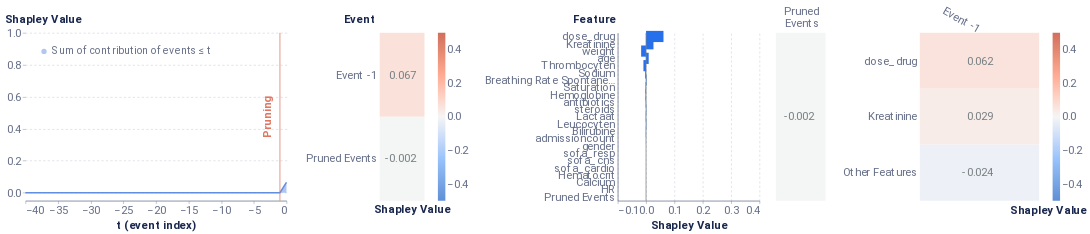

The notebook cell this image was saved under:
### Code cell
import shap
from timeshap.explainer import local_report
# change father class in source code from 'Kernel' to 'KernelExplainer'

pruning_dict = {'tol': 0.025}
event_dict = {'rs': 42, 'nsamples': 281}
feature_dict = {'rs': 42, 'nsamples': 281, 'feature_names': train_features, 'plot_features': plot_feats}
cell_dict = {'rs': 42, 'nsamples': 281, 'top_x_feats': 2, 'top_x_events': 2}
local_report(f_hs, pos_x_data, pruning_dict, event_dict, feature_dict, cell_dict, average_event, entity_uuid=positive_correct_id, entity_col='admissionid')

### Figure 1 — Vega-Lite specification as saved in the notebook (floating-point values rounded to 4 significant figures)
{"config": {"axis": {"domain": true, "domainColor": "#666F89", "grid": false, "gridCap": "round", "gridColor": "#B3B7C4", "gridDash": [2, 4], "gridWidth": 0.5, "labelColor": "#666F89", "labelFont": "Roboto, Arial, sans-serif", "labelPadding": 2, "tickColor": "#666F89", "tickOpacity": 0.5, "tickSize": 4, "titleColor": "#19274E", "titleFont": "Roboto, Arial, sans-serif", "titleFontSize": 12}, "axisBand": {"domain": true, "labelPadding": 4, "ticks": false}, "axisY": {"domain": false, "titleAlign": "left", "titleAngle": 0, "titleX": -20, "titleY": -10}, "legend": {"labelColor": "#666F89", "labelFont": "Roboto, Arial, sans-serif", "labelFontSize": 12, "symbolSize": 40, "titleColor": "#19274E", "titleFont": "Roboto, Arial, sans-serif", "titleFontSize": 12, "titlePadding": 4}, "arc": {"stroke": "#FFFFFF", "strokeWidth": 1}, "bar": {"fill": "#2770EB", "stroke": null}, "line": {"stroke": "#2770EB", "strokeWidth": 2}, "path": {"stroke": "#2770EB", "strokeWidth": 0.5}, "point": {"fill": "#2770EB", "shape": "circle", "filled": true}, "rect": {"fill": "#2770EB"}, "rule": {"stroke": "#666F89"}, "shape": {"stroke": "#2770EB"}, "text": {"color": "#19274E", "font": "Roboto, Arial, sans-serif", "fontSize": 12}, "range": {"category": ["#2770EB", "#77B98A", "#DA5252", "#FFC400", "#A87AEA", "#00A39E", "#19274E"], "diverging": ["#006360", "#2BB3AE", "#96D9D7", "#FFFFFF", "#EDAAAA", "#DA5252", "#811D1D"], "heatmap": ["#18448F", "#1B4EA5", "#2770EB", "#4C88EE", "#82ACF3", "#A6C4F7", "#E9F1FD"], "ramp": ["#18448F", "#1B4EA5", "#2770EB", "#4C88EE", "#82ACF3", "#A6C4F7", "#E9F1FD"]}, "background": "#FFFFFF", "group": {"fill": "#FFFFFF"}, "header": {"labelColor": "#19274E", "labelFont": "Roboto, Arial, sans-serif", "labelFontSize": 12, "titleColor": "#19274E", "titleFont": "Roboto, Arial, sans-serif", "titleFontSize": 16}, "title": {"anchor": "start", "color": "#19274E", "font": "Roboto, Arial, sans-serif", "fontSize": 20, "fontWeight": "bold", "offset": 20, "subtitleColor": "#19274E", "subtitleFontSize": 16}, "view": {"continuousHeight": 300, "continuousWidth": 400, "stroke": "transparent"}}, "hconcat": [{"layer": [{"mark": {"type": "area", "opacity": 0.5}, "encoding": {"color": {"field": "Coalition", "legend": {"fillColor": "white", "labelFontSize": 14, "labelLimit": 0, "orient": "top-left", "symbolSize": 50, "symbolStrokeWidth": 0, "title": null}, "scale": {"domain": ["Sum of contribution of events ≤ t"], "range": ["#618FE0"]}, "type": "nominal"}, "x": {"axis": {"labelFontSize": 15, "title": "t (event index)", "titleFontSize": 15}, "field": "t (event index)", "type": "quantitative"}, "y": {"axis": {"grid": true, "labelFontSize": 15, "titleFontSize": 15, "titleX": -28}, "field": "Shapley Value", "scale": {"domain": [-0.05, 1]}, "type": "quantitative"}}}, {"mark": "line", "encoding": {"color": {"field": "Coalition", "legend": {"fillColor": "white", "labelFontSize": 14, "labelLimit": 0, "orient": "top-left", "symbolSize": 50, "symbolStrokeWidth": 0, "title": null}, "scale": {"domain": ["Sum of contribution of events ≤ t"], "range": ["#618FE0"]}, "type": "nominal"}, "x": {"axis": {"labelFontSize": 15, "title": "t (event index)", "titleFontSize": 15}, "field": "t (event index)", "type": "quantitative"}, "y": {"axis": {"grid": true, "labelFontSize": 15, "titleFontSize": 15, "titleX": -28}, "field": "Shapley Value", "scale": {"domain": [-0.05, 1]}, "type": "quantitative"}}}, {"data": {"name": "data-a78e7365baaeffdc97857c4e82cc8124"}, "mark": {"type": "rule", "color": "#E17560"}, "encoding": {"x": {"field": "x", "type": "quantitative"}}}, {"data": {"name": "data-c1d76f8e2a7238ada1f530b85ecb2589"}, "mark": {"type": "text", "angle": 270, "color": "#E17560", "fontSize": 15, "fontWeight": "bold", "text": "Pruning"}, "encoding": {"x": {"field": "x", "type": "quantitative"}}}], "data": {"name": "data-5c6729d34007ac405aba4ba8a72e7f5e"}, "height": 225, "width": 350}, {"layer": [{"mark": "rect", "encoding": {"color": {"field": "rounded", "legend": {"gradientLength": 225, "gradientThickness": 10, "labelFontSize": 15, "orient": "right"}, "scale": {"domain": [-0.5, 0.5], "range": ["#5f8fd6", "#99c3fb", "#f5f5f5", "#ffaa92", "#d16f5b"]}, "title": null, "type": "quantitative"}, "x": {"axis": {"title": "Shapley Value", "titleFontSize": 15}, "field": "column", "type": "ordinal"}, "y": {"axis": {"domain": false, "labelFontSize": 15, "title": "Event", "titleFontSize": 15, "titleX": -49}, "field": "Feature", "sort": ["Event -1", "Pruned Events"], "type": "ordinal"}}}, {"mark": {"type": "text", "align": "right", "baseline": "middle", "color": "#798184", "dx": 18, "fontSize": 15}, "encoding": {"text": {"field": "rounded_str", "type": "nominal"}, "x": {"axis": {"domain": false, "labels": false, "title": "Shapley Value", "titleX": 43}, "field": "column", "type": "ordinal"}, "y": {"axis": {"domain": false, "labelFontSize": 15, "title": "Event", "titleFontSize": 15, "titleX": -49}, "field": "Feature", "sort": ["Event -1", "Pruned Events"], "type": "ordinal"}}}], "data": {"name": "data-e310aa7ce49a24d5ab1edd268a197f15"}, "height": 225, "width": 60}, {"layer": [{"data": {"name": "data-8782a6cc2e55f651c1cfce59fbc4bbfc"}, "mark": {"type": "bar", "size": 15, "thickness": 1}, "encoding": {"x": {"axis": {"grid": true, "labelFontSize": 15, "title": "Shapley Value", "titleFontSize": 15}, "field": "Shapley Value", "scale": {"domain": [-0.1, 0.4]}, "type": "quantitative"}, "y": {"axis": {"labelFontSize": 15, "title": "Feature", "titleFontSize": 15, "titleX": -61}, "field": "Feature", "sort": {"field": "sort_col", "order": "descending"}, "type": "nominal"}}}, {"data": {"name": "data-9c00aa9dc2b1c1a0b4bf9b34ead12925"}, "mark": {"type": "rule", "color": "#798184"}, "encoding": {"x": {"field": "x", "type": "quantitative"}}}], "height": 225, "width": 190}, {"hconcat": [{"layer": [{"mark": "rect", "encoding": {"color": {"field": "rounded", "legend": null, "scale": {"domain": [-0.5, 0.5], "range": ["#5f8fd6", "#99c3fb", "#f5f5f5", "#ffaa92", "#d16f5b"]}, "title": null, "type": "quantitative"}, "x": {"axis": {"titleFontSize": 15}, "field": "Event", "type": "nominal"}, "y": {"axis": {"domain": false, "labels": false, "title": null}, "field": "Feature", "type": "nominal"}}}, {"mark": {"type": "text", "align": "right", "baseline": "middle", "color": "#798184", "dx": 18, "fontSize": 15}, "encoding": {"text": {"field": "rounded_str", "type": "nominal"}, "x": {"axis": {"domain": false, "labelAngle": 0, "labelFontSize": 15, "labelOffset": 24, "labelPadding": 30, "orient": "top", "title": null}, "field": "Event", "type": "nominal"}, "y": {"axis": {"domain": false, "labels": false, "title": null}, "field": "Feature", "type": "nominal"}}}], "data": {"name": "data-2e895ae92230447103580e023b54ca48"}, "height": 225, "width": 66.67}, {"layer": [{"mark": "rect", "encoding": {"color": {"field": "rounded", "legend": {"gradientLength": 225, "gradientThickness": 10, "labelFontSize": 15, "orient": "right"}, "scale": {"domain": [-0.5, 0.5], "range": ["#5f8fd6", "#99c3fb", "#f5f5f5", "#ffaa92", "#d16f5b"]}, "title": null, "type": "quantitative"}, "x": {"axis": {"titleFontSize": 15}, "field": "Event", "sort": ["Event -1"], "type": "nominal"}, "y": {"axis": {"domain": false, "labelFontSize": 15, "title": null}, "field": "Feature", "sort": ["dose_drug", "Kreatinine"], "type": "nominal"}}}, {"mark": {"type": "text", "align": "right", "baseline": "middle", "color": "#798184", "dx": 18, "fontSize": 15}, "encoding": {"text": {"field": "rounded_str", "type": "nominal"}, "x": {"axis": {"domain": false, "labelAngle": 30, "labelFontSize": 15, "orient": "top", "title": "Shapley Value", "titleX": 172, "titleY": 245}, "field": "Event", "sort": ["Event -1"], "type": "nominal"}, "y": {"axis": {"domain": false, "labelFontSize": 15, "title": null}, "field": "Feature", "sort": ["dose_drug", "Kreatinine"], "type": "nominal"}}}], "data": {"name": "data-76c65587abef8151b1c86a9592e036b2"}, "height": 225, "width": 160}], "resolve": {"scale": {"color": "independent"}}}], "resolve": {"scale": {"color": "independent"}}, "$schema": "https://vega.github.io/schema/vega-lite/v4.17.0.json", "datasets": {"data-5c6729d34007ac405aba4ba8a72e7f5e": [{"Coalition": "Sum of contribution of events > t", "t (event index)": 0, "Shapley Value": 0.0}, {"Coalition": "Sum of contribution of events ≤ t", "t (event index)": 0, "Shapley Value": 0.06501}, {"Coalition": "Sum of contribution of events > t", "t (event index)": -1, "Shapley Value": 0.06501}, {"Coalition": "Sum of contribution of events ≤ t", "t (event index)": -1, "Shapley Value": 0.0}, {"Coalition": "Sum of contribution of events > t", "t (event index)": -2, "Shapley Value": 0.06501}, {"Coalition": "Sum of contribution of events ≤ t", "t (event index)": -2, "Shapley Value": 0.0}, {"Coalition": "Sum of contribution of events > t", "t (event index)": -3, "Shapley Value": 0.06501}, {"Coalition": "Sum of contribution of events ≤ t", "t (event index)": -3, "Shapley Value": 0.0}, {"Coalition": "Sum of contribution of events > t", "t (event index)": -4, "Shapley Value": 0.06501}, {"Coalition": "Sum of contribution of events ≤ t", "t (event index)": -4, "Shapley Value": 0.0}, {"Coalition": "Sum of contribution of events > t", "t (event index)": -5, "Shapley Value": 0.06501}, {"Coalition": "Sum of contribution of events ≤ t", "t (event index)": -5, "Shapley Value": 0.0}, {"Coalition": "Sum of contribution of events > t", "t (event index)": -6, "Shapley Value": 0.06501}, {"Coalition": "Sum of contribution of events ≤ t", "t (event index)": -6, "Shapley Value": 0.0}, {"Coalition": "Sum of contribution of events > t", "t (event index)": -7, "Shapley Value": 0.06501}, {"Coalition": "Sum of contribution of events ≤ t", "t (event index)": -7, "Shapley Value": 0.0}, {"Coalition": "Sum of contribution of events > t", "t (event index)": -8, "Shapley Value": 0.06501}, {"Coalition": "Sum of contribution of events ≤ t", "t (event index)": -8, "Shapley Value": 0.0}, {"Coalition": "Sum of contribution of events > t", "t (event index)": -9, "Shapley Value": 0.06501}, {"Coalition": "Sum of contribution of events ≤ t", "t (event index)": -9, "Shapley Value": 0.0}, {"Coalition": "Sum of contribution of events > t", "t (event index)": -10, "Shapley Value": 0.06501}, {"Coalition": "Sum of contribution of events ≤ t", "t (event index)": -10, "Shapley Value": 0.0}, {"Coalition": "Sum of contribution of events > t", "t (event index)": -11, "Shapley Value": 0.06501}, {"Coalition": "Sum of contribution of events ≤ t", "t (event index)": -11, "Shapley Value": 0.0}, {"Coalition": "Sum of contribution of events > t", "t (event index)": -12, "Shapley Value": 0.06501}, {"Coalition": "Sum of contribution of events ≤ t", "t (event index)": -12, "Shapley Value": 0.0}, {"Coalition": "Sum of contribution of events > t", "t (event index)": -13, "Shapley Value": 0.06501}, {"Coalition": "Sum of contribution of events ≤ t", "t (event index)": -13, "Shapley Value": 0.0}, {"Coalition": "Sum of contribution of events > t", "t (event index)": -14, "Shapley Value": 0.06501}, {"Coalition": "Sum of contribution of events ≤ t", "t (event index)": -14, "Shapley Value": 0.0}, {"Coalition": "Sum of contribution of events > t", "t (event index)": -15, "Shapley Value": 0.06501}, {"Coalition": "Sum of contribution of events ≤ t", "t (event index)": -15, "Shapley Value": 0.0}, {"Coalition": "Sum of contribution of events > t", "t (event index)": -16, "Shapley Value": 0.06501}, {"Coalition": "Sum of contribution of events ≤ t", "t (event index)": -16, "Shapley Value": 0.0}, {"Coalition": "Sum of contribution of events > t", "t (event index)": -17, "Shapley Value": 0.06501}, {"Coalition": "Sum of contribution of events ≤ t", "t (event index)": -17, "Shapley Value": 0.0}, {"Coalition": "Sum of contribution of events > t", "t (event index)": -18, "Shapley Value": 0.06501}, {"Coalition": "Sum of contribution of events ≤ t", "t (event index)": -18, "Shapley Value": 0.0}, {"Coalition": "Sum of contribution of events > t", "t (event index)": -19, "Shapley Value": 0.06501}, {"Coalition": "Sum of contribution of events ≤ t", "t (event index)": -19, "Shapley Value": 0.0}, {"Coalition": "Sum of contribution of events > t", "t (event index)": -20, "Shapley Value": 0.06501}, {"Coalition": "Sum of contribution of events ≤ t", "t (event index)": -20, "Shapley Value": 0.0}, {"Coalition": "Sum of contribution of events > t", "t (event index)": -21, "Shapley Value": 0.06501}, {"Coalition": "Sum of contribution of events ≤ t", "t (event index)": -21, "Shapley Value": 0.0}, {"Coalition": "Sum of contribution of events > t", "t (event index)": -22, "Shapley Value": 0.06501}, {"Coalition": "Sum of contribution of events ≤ t", "t (event index)": -22, "Shapley Value": 0.0}, {"Coalition": "Sum of contribution of events > t", "t (event index)": -23, "Shapley Value": 0.06501}, {"Coalition": "Sum of contribution of events ≤ t", "t (event index)": -23, "Shapley Value": 0.0}, {"Coalition": "Sum of contribution of events > t", "t (event index)": -24, "Shapley Value": 0.06501}, {"Coalition": "Sum of contribution of events ≤ t", "t (event index)": -24, "Shapley Value": 0.0}, {"Coalition": "Sum of contribution of events > t", "t (event index)": -25, "Shapley Value": 0.06501}, {"Coalition": "Sum of contribution of events ≤ t", "t (event index)": -25, "Shapley Value": 0.0}, {"Coalition": "Sum of contribution of events > t", "t (event index)": -26, "Shapley Value": 0.06501}, {"Coalition": "Sum of contribution of events ≤ t", "t (event index)": -26, "Shapley Value": 0.0}, {"Coalition": "Sum of contribution of events > t", "t (event index)": -27, "Shapley Value": 0.06501}, {"Coalition": "Sum of contribution of events ≤ t", "t (event index)": -27, "Shapley Value": 0.0}, {"Coalition": "Sum of contribution of events > t", "t (event index)": -28, "Shapley Value": 0.06501}, {"Coalition": "Sum of contribution of events ≤ t", "t (event index)": -28, "Shapley Value": 0.0}, {"Coalition": "Sum of contribution of events > t", "t (event index)": -29, "Shapley Value": 0.06501}, {"Coalition": "Sum of contribution of events ≤ t", "t (event index)": -29, "Shapley Value": 0.0}, {"Coalition": "Sum of contribution of events > t", "t (event index)": -30, "Shapley Value": 0.06501}, {"Coalition": "Sum of contribution of events ≤ t", "t (event index)": -30, "Shapley Value": 0.0}, {"Coalition": "Sum of contribution of events > t", "t (event index)": -31, "Shapley Value": 0.06501}, {"Coalition": "Sum of contribution of events ≤ t", "t (event index)": -31, "Shapley Value": 0.0}, {"Coalition": "Sum of contribution of events > t", "t (event index)": -32, "Shapley Value": 0.06501}, {"Coalition": "Sum of contribution of events ≤ t", "t (event index)": -32, "Shapley Value": 0.0}, {"Coalition": "Sum of contribution of events > t", "t (event index)": -33, "Shapley Value": 0.06501}, {"Coalition": "Sum of contribution of events ≤ t", "t (event index)": -33, "Shapley Value": 0.0}, {"Coalition": "Sum of contribution of events > t", "t (event index)": -34, "Shapley Value": 0.06501}, {"Coalition": "Sum of contribution of events ≤ t", "t (event index)": -34, "Shapley Value": 0.0}, {"Coalition": "Sum of contribution of events > t", "t (event index)": -35, "Shapley Value": 0.06501}, {"Coalition": "Sum of contribution of events ≤ t", "t (event index)": -35, "Shapley Value": 0.0}, {"Coalition": "Sum of contribution of events > t", "t (event index)": -36, "Shapley Value": 0.06501}, {"Coalition": "Sum of contribution of events ≤ t", "t (event index)": -36, "Shapley Value": 0.0}, {"Coalition": "Sum of contribution of events > t", "t (event index)": -37, "Shapley Value": 0.06501}, {"Coalition": "Sum of contribution of events ≤ t", "t (event index)": -37, "Shapley Value": 0.0}, {"Coalition": "Sum of contribution of events > t", "t (event index)": -38, "Shapley Value": 0.06501}, {"Coalition": "Sum of contribution of events ≤ t", "t (event index)": -38, "Shapley Value": 0.0}, {"Coalition": "Sum of contribution of events > t", "t (event index)": -39, "Shapley Value": 0.06501}, {"Coalition": "Sum of contribution of events ≤ t", "t (event index)": -39, "Shapley Value": 0.0}, {"Coalition": "Sum of contribution of events > t", "t (event index)": -40, "Shapley Value": 0.06501}, {"Coalition": "Sum of contribution of events ≤ t", "t (event index)": -40, "Shapley Value": 0.0}], "data-a78e7365baaeffdc97857c4e82cc8124": [{"x": -1}], "data-c1d76f8e2a7238ada1f530b85ecb2589": [{"x": -3}], "data-e310aa7ce49a24d5ab1edd268a197f15": [{"Shapley Value": 0.06665, "Feature": "Event -1", "row": 1, "column": 1, "rounded": 0.067, "rounded_str": "0.067"}, {"Shapley Value": -0.001642, "Feature": "Pruned Events", "row": 2, "column": 1, "rounded": -0.002, "rounded_str": "-0.002"}], "data-8782a6cc2e55f651c1cfce59fbc4bbfc": [{"Random seed": 42, "NSamples": 281, "Feature": "steroids", "Shapley Value": 0.001011, "sort_col": 0.001011}, {"Random seed": 42, "NSamples": 281, "Feature": "antibiotics", "Shapley Value": -0.001143, "sort_col": 0.001143}, {"Random seed": 42, "NSamples": 281, "Feature": "admissioncount", "Shapley Value": -0.0003225, "sort_col": 0.0003225}, {"Random seed": 42, "NSamples": 281, "Feature": "gender", "Shapley Value": 0.0, "sort_col": 0.0}, {"Random seed": 42, "NSamples": 281, "Feature": "age", "Shapley Value": 0.009397, "sort_col": 0.009397}, {"Random seed": 42, "NSamples": 281, "Feature": "weight", "Shapley Value": -0.01728, "sort_col": 0.01728}, {"Random seed": 42, "NSamples": 281, "Feature": "sofa_resp", "Shapley Value": 0.0, "sort_col": 0.0}, {"Random seed": 42, "NSamples": 281, "Feature": "sofa_cns", "Shapley Value": 0.0, "sort_col": 0.0}, {"Random seed": 42, "NSamples": 281, "Feature": "sofa_cardio", "Shapley Value": 0.0, "sort_col": 0.0}, {"Random seed": 42, "NSamples": 281, "Feature": "dose_drug", "Shapley Value": 0.06156, "sort_col": 0.06156}, {"Random seed": 42, "NSamples": 281, "Feature": "Hematocrit", "Shapley Value": 0.0, "sort_col": 0.0}, {"Random seed": 42, "NSamples": 281, "Feature": "Hemoglobine", "Shapley Value": -0.001601, "sort_col": 0.001601}, {"Random seed": 42, "NSamples": 281, "Feature": "Leucocyten", "Shapley Value": 0.0009876, "sort_col": 0.0009876}, {"Random seed": 42, "NSamples": 281, "Feature": "Thrombocyten", "Shapley Value": -0.009188, "sort_col": 0.009188}, {"Random seed": 42, "NSamples": 281, "Feature": "Bilirubine", "Shapley Value": -0.0007202, "sort_col": 0.0007202}, {"Random seed": 42, "NSamples": 281, "Feature": "Kreatinine", "Shapley Value": 0.02622, "sort_col": 0.02622}, {"Random seed": 42, "NSamples": 281, "Feature": "Lactaat", "Shapley Value": -0.0009942, "sort_col": 0.0009942}, {"Random seed": 42, "NSamples": 281, "Feature": "Breathing Rate Spontaneous", "Shapley Value": 0.001718, "sort_col": 0.001718}, {"Random seed": 42, "NSamples": 281, "Feature": "Sodium", "Shapley Value": -0.002989, "sort_col": 0.002989}, {"Random seed": 42, "NSamples": 281, "Feature": "Calcium", "Shapley Value": 0.0, "sort_col": 0.0}, {"Random seed": 42, "NSamples": 281, "Feature": "HR", "Shapley Value": 0.0, "sort_col": 0.0}, {"Random seed": 42, "NSamples": 281, "Feature": "Saturation", "Shapley Value": -0.001644, "sort_col": 0.001644}, {"Random seed": 42, "NSamples": 281, "Feature": "Pruned Events", "Shapley Value": 0.0, "sort_col": 0.0}], "data-9c00aa9dc2b1c1a0b4bf9b34ead12925": [{"x": 0}], "data-2e895ae92230447103580e023b54ca48": [{"Event": ["Pruned", "Events"], "Feature": "Other features", "rounded": -0.002, "rounded_str": "-0.002"}], "data-76c65587abef8151b1c86a9592e036b2": [{"Event": "Event -1", "Feature": "dose_drug", "Shapley Value": 0.06162, "rounded": 0.062, "rounded_str": "0.062"}, {"Event": "Event -1", "Feature": "Kreatinine", "Shapley Value": 0.02884, "rounded": 0.029, "rounded_str": "0.029"}, {"Event": "Event -1", "Feature": "Other Features", "Shapley Value": -0.02379, "rounded": -0.024, "rounded_str": "-0.024"}]}}
